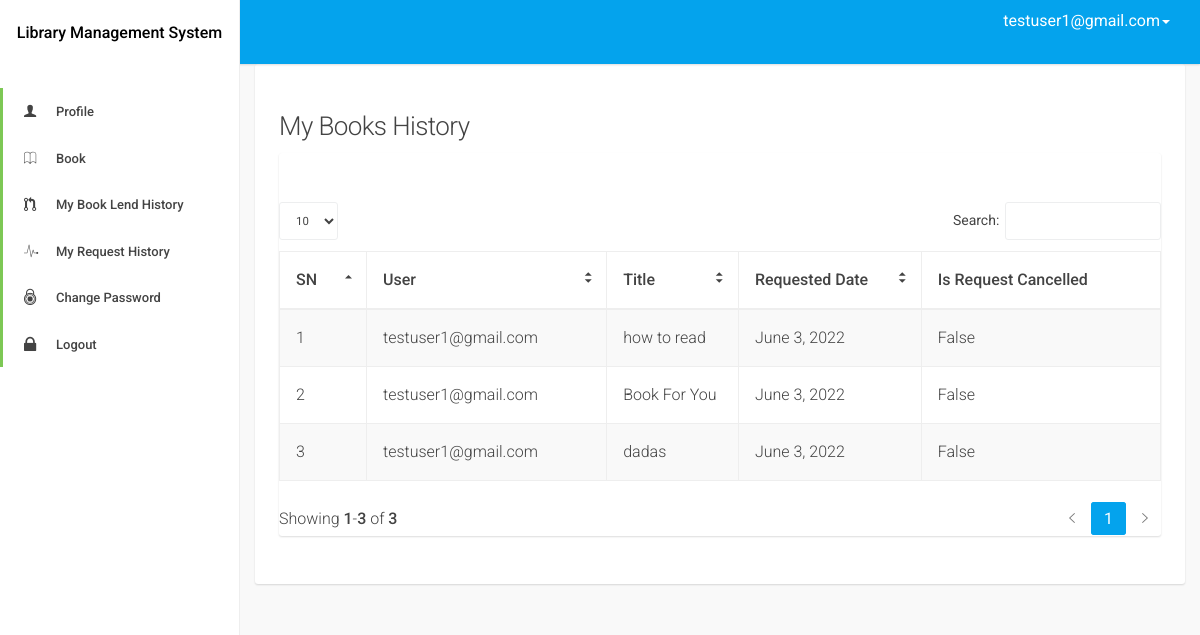
Page /userdash/book/request/view (signed in) on the committed database.
### accounts/models.py (models this page shows, shortened)
class MyUser(AbstractBaseUser):
    email = models.EmailField(
        verbose_name='email address',
        max_length=255,
        unique=True,
    )
    is_active = models.BooleanField(default=True)
    is_admin = models.BooleanField(default=False)
    is_staff_member = models.BooleanField(default=False)
    last_login = models.DateTimeField(blank=True, null=True, verbose_name="last login")
    is_email_verified = models.BooleanField(default=False)
    is_user_verified = models.BooleanField(default=False)
    objects = MyUserManager()
    USERNAME_FIELD = 'email'
    REQUIRED_FIELDS = []
    class Meta:
        verbose_name = 'User'
        verbose_name_plural = 'Users'
    def __str__(self):
        return self.email

### user_dash/models.py (models this page shows)
class RequestBook(models.Model):
    books = models.ForeignKey(Book, on_delete=models.PROTECT)
    user = models.ForeignKey(MyUser, on_delete=models.PROTECT)
    req_date = models.DateField(auto_now_add=True)
    is_req_cancelled = models.BooleanField(default=False)
    class Meta:
        unique_together = ['books', 'user', 'req_date']

### books/models.py (models this page shows, shortened)
class Book(models.Model):
    author = models.CharField(max_length=100)
    title = models.CharField(max_length=500)
    category = models.ForeignKey(BookCategory, on_delete=models.PROTECT)
    publication_name = models.CharField(max_length=300, blank=True, null=True)
    publication_date = models.DateField()

### user_dash/views.py (the view)
# urls.py: path('book/request/view', views.ViewRequestBook.as_view(), name='request_book_list_view'),
@method_decorator(is_user(), name='dispatch')
class ViewRequestBook(ListView):
    model = RequestBook
    template_name = 'user_dash/my_book_request.html'
    context_object_name = 'books'
    def get_queryset(self):
        return RequestBook.objects.filter(user=self.request.user)

### decorator.py (called while the page is built)
def is_user():
    def decorator(view_function):
        def wrap(request, *args, **kwargs):
            if request.user.is_authenticated:
                if request.user.is_email_verified:
                    if not request.user.is_user_verified:
                        return HttpResponse('please contact your admin verify your account')
                    if Profiles.objects.filter(user__email=request.user).exists():
                        return view_function(request, *args, **kwargs)
                    else:
                        return redirect('user_dash:profile_create')
                else:
                    return redirect('accounts:verify_email')
            else:
                return redirect('accounts:login')
        return wrap
    return decorator

### user_dash/templates/user_dash/my_book_request.html (shortened to what this page needs)
{% extends 'base.html' %}
{% load static %}
{% block body %}
    <div class="d-sm-flex align-items-center justify-content-between mb-4">
        <h1 class="h3 mb-0 text-gray-800">My Books History</h1>
    </div>
    <div class="row">
        <div class="col-lg-12">
            <div class="card mb-4">
                <div class="card-header py-3 d-flex flex-row align-items-center justify-content-between">
                </div>
                <div class="table-responsive p-3">
                    <table class="table table-bordered table-striped table-vcenter js-dataTable-full">
                        <thead class="thead-light">
                        <tr>
                            <th>SN</th>
                            <th>User</th>
                            <th>Title</th>
                            <th>Requested Date</th>
                            <th>Is Request Cancelled</th>
                        </tr>
                        </thead>
                        <tbody>
                        {% for book in books %}
                            <tr>
                                <td>{{ forloop.counter }}</td>
                                <td>{{ book.user }}</td>
                                <td>{{ book.books.title }}</td>
                                <td>{{ book.req_date }}</td>
                                <td>{{ book.is_req_cancelled }}</td>
                            </tr>
                        {% endfor %}
                        </tbody>
                    </table>
                </div>
            </div>
        </div>
    </div>
{% endblock %}

### templates/base.html (shortened to what this page needs)
{% load static %}
<!DOCTYPE html>
<html lang="en">
<head>
    <link rel="stylesheet" href="{% static 'dashboard/assets/js/datatables/jquery.dataTables.min.css' %}"/>
    <link rel="stylesheet" id="css-font-awesome" href="{% static 'dashboard/assets/css/font-awesome.css' %}"/>
    <link rel="stylesheet" id="css-ionicons" href="{% static 'dashboard/assets/css/ionicons.css' %}"/>
    <link rel="stylesheet" id="css-bootstrap" href="{% static 'dashboard/assets/css/bootstrap.css' %}"/>
    <link rel="stylesheet" id="css-app" href="{% static 'dashboard/assets/css/app.css' %}"/>
</head>
<body id="page-top">
<body class="app-ui layout-has-drawer layout-has-fixed-header">
<div class="app-layout-canvas">
    <div class="app-layout-container">
        <aside class="app-layout-drawer">
            <div class="app-layout-drawer-scroll">
                <div id="logo" class="drawer-header">
                    <a href="/">
                        <h5 class="text-center" style="color: black;">Library Management System</h5>
                    </a>
                </div>
                <nav class="drawer-main">
                    <ul class="nav nav-drawer">
                        {% if request.user.is_admin %}
                            <li class="nav-item nav-drawer-header">Home</li>
                            <li class="nav-item active">
                                <a class="nav-link" href="{% url 'admin_dash:home' %}">
                                    <i class="ion-speedometer fa-4x"></i>
                                    <span>Dashboard</span></a>
                            </li>
                            <li class="nav-item nav-drawer-header">Menu</li>
                            <hr class="sidebar-divider">
                            <li class="nav-item active">
                                <a class="nav-link" href="{% url 'admin_dash:user_list_view' %}">
                                    <i class="ion-person fa-4x"></i>
                                    <span>Users</span></a>
                            </li>
                            <li class="nav-item active">
                                <a class="nav-link" href="{% url 'admin_dash:book_list' %}">
                                    <i class="ion-ios-book"></i>
                                    <span>Book List</span></a>
                            </li>
                            <li class="nav-item active">
                                <a class="nav-link" href="{% url 'admin_dash:student' %}">
                                    <i class="ion-ios-book-outline"></i>
                                    <span>Book Lend</span></a>
                            </li>
                            <li class="nav-item active">
                                <a class="nav-link" href="{% url 'admin_dash:book_history' %}">
                                    <i class="ion-ios-copy"></i>
                                    <span>Book Lend History</span></a>
                            </li>
                            <li class="nav-item active">
                                <a class="nav-link" href="{% url 'admin_dash:request_book_view' %}">
                                    <i class="ion-pull-request"></i>
                                    <span>Book Request</span></a>
                            </li>
                            <li class="nav-item active">
                                <a class="nav-link" href="{% url 'admin_dash:return_book' %}">
                                    <i class="ion-android-hand"></i>
                                    <span>Book Return</span></a>
                            </li>
                            <li class="nav-item active">
                                <a class="nav-link" href="{% url 'accounts:logout' %}">
                                    <i class="ion-locked"></i>
                                    <span>Logout</span></a>
                            </li>
                        {% else %}
                            <li class="nav-item active">
                                <a class="nav-link" href="{% url 'user_dash:profile_list_view' %}">
                                    <i class="ion-person"></i>
                                    <span>Profile</span></a>
                            </li>
                            <li class="nav-item active">
                                <a class="nav-link" href="{% url 'user_dash:book_list' %}">
                                    <i class="ion-ios-book-outline"></i>
                                    <span>Book</span></a>
                            </li>
                            <li class="nav-item active">
                                <a class="nav-link" href="{% url 'user_dash:book_list_history' %}">
                                    <i class="ion-pull-request"></i>
                                    <span>My Book Lend History</span></a>
                            </li>
                            <li class="nav-item active">
                                <a class="nav-link" href="{% url 'user_dash:request_book_list_view' %}">
                                    <i class="ion-ios-pulse"></i>
                                    <span>My Request History</span></a>
                            </li>
                            <li class="nav-item active">
                                <a class="nav-link" href="{% url 'accounts:password_change' %}">
                                    <i class="ion-lock-combination"></i>
                                    <span>Change Password</span></a>
                            </li>
                            <li class="nav-item active">
                                <a class="nav-link" href="{% url 'accounts:logout' %}">
                                    <i class="ion-locked"></i>
                                    <span>Logout</span></a>
                            </li>
                        {% endif %}
                    </ul>
                </nav>
            </div>
        </aside>
        <header class="app-layout-header">
            <nav class="navbar navbar-default">
                <div class="container-fluid">
                    <div class="collapse navbar-collapse" id="header-navbar-collapse">
                        <ul class="nav navbar-nav navbar-right navbar-toolbar">
                            <li class="dropdown dropdown-profile">
                                <a href="javascript:void(0)" data-toggle="dropdown">
                                    <span class="">{{ request.user }}<span class="caret"></span></span>
                                </a>
                            </li>
                        </ul>
                    </div>
                </div>
            </nav>
        </header>
        <main class="app-layout-content">
            <div class="container-fluid">
                <div class="card">
                    <div class="card-block">
                        {% block body %}
                        {% endblock %}
                    </div>
                </div>
            </div>
        </main>
    </div>
</div>
</body>
</html>

### static/dashboard/assets/css/app.css (style rules this page uses)
.app-layout-drawer { position: fixed; top: 0; bottom: 0; z-index: 5; display: block; width: 240px; border-right: 1px solid #eeeeee; font-weight: 500; background-color: #fff; visibility: hidden; -webkit-transform: translateX(-240px); transform: translateX(-240px); -webkit-transform-style: preserve-3d; transform-style: preserve-3d; -webkit-transition: 0.2s cubic-bezier(0.4, 0, 0.2, 1) 0.1s; transition: 0.2s cubic-bezier(0.4, 0, 0.2, 1) 0.1s; -webkit-transition-property: visibility, -webkit-transform; transition-property: visibility, -webkit-transform; transition-property: transform, visibility; transition-property: transform, visibility, -webkit-transform; }
.drawer-header { position: relative; overflow: hidden; width: 100%; height: 64px; line-height: 64px; line-height: 1; }
.drawer-header:before, .drawer-header:after { content: " "; display: table; }
.drawer-header:after { clear: both; }
.drawer-header a { display: block; height: auto; width: 100%; }
.drawer-main { margin-top: 24px; font-size: 13px; -webkit-transform: translateZ(0); transform: translateZ(0); }
.nav-drawer li a { padding-right: 24px; padding-left: 52.99999px; color: inherit; font-weight: 500; }
.nav-drawer > li > a { border-left: 3px solid transparent; padding-top: 14px; padding-bottom: 13px; }
.nav-drawer > .active > a { background-color: transparent; border-color: #7dc855; }
.nav-drawer > li > a > i { position: absolute; left: 21px; font-size: 1.25em; line-height: 1.25; }
.app-layout-header { z-index: 4; background-color: #04a3ed; color: white; box-shadow: 0 1px 2px rgba(0, 0, 0, 0.14); }
.dropdown-profile a { padding-top: 8px !important; padding-bottom: 8px !important; }
.dropdown-profile a span { color: white; vertical-align: middle; }
.app-layout-content { height: 100%; width: 100%; }
@media screen and (min-width: 992px) { .layout-has-drawer .app-layout-header, .layout-has-drawer .app-layout-content, .layout-has-drawer .app-layout-footer { padding-left: 240px; } }
@media screen and (min-width: 992px) { .layout-has-drawer .app-layout-drawer { visibility: visible; -webkit-transform: translateX(0); transform: translateX(0); -webkit-transition: none; transition: none; } }
.layout-has-fixed-header .app-layout-header { position: fixed; top: 0; right: 0; left: 0; }
.layout-has-fixed-header .app-layout-content { padding-top: 64px; }
.card { margin-bottom: 24px; border-radius: 3px; box-shadow: 0 1px 2px rgba(0, 0, 0, 0.14); }
.card:not([class*="bg-"]) { background-color: #fff; }
.card-header { display: table; width: 100%; margin: 0; padding: 24px 24px; border-bottom: 1px solid transparent; border-top-right-radius: 3px; border-top-left-radius: 3px; }
.card-block { padding: 24px 24px; }
.card-block:first-child { border-top-right-radius: 3px; border-top-left-radius: 3px; }
.card-block > :first-child, .card-block > .row:first-child > [class*="col-"] > :first-child { margin-top: 0; }
.card-block > :last-child { margin-bottom: 0; }
table.dataTable { margin-bottom: 16px !important; }
table.dataTable thead .sorting:after, table.dataTable thead .sorting_asc:after, table.dataTable thead .sorting_desc:after { font-family: Ionicons; opacity: 1; right: 1em; }
table.dataTable thead .sorting:after { content: '\f361\00a0\f363'; display: inline-block; -webkit-transform: rotate(90deg); transform: rotate(90deg); }
table.dataTable thead .sorting_asc:after { content: '\f365'; }
.table.dataTable thead > tr > th { padding-left: 1em; }

### rows in the picture
MyUser: user "testuser1@gmail.com"
RequestBook: user "testuser1@gmail.com", books "how to read", req_date "June 3, 2022", is_req_cancelled "False"
RequestBook: user "testuser1@gmail.com", books "Book For You", req_date "June 3, 2022", is_req_cancelled "False"
RequestBook: user "testuser1@gmail.com", books "dadas", req_date "June 3, 2022", is_req_cancelled "False"
